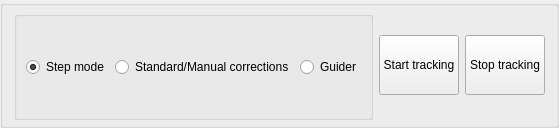
        <widget class="QGroupBox" name="gbStateControl">
         <property name="title">
          <string/>
         </property>
         <layout class="QGridLayout" name="gridLayout_3">
          <property name="topMargin">
           <number>5</number>
          </property>
          <property name="bottomMargin">
           <number>5</number>
          </property>
          <property name="verticalSpacing">
           <number>15</number>
          </property>
          <item row="0" column="0">
           <widget class="QGroupBox" name="groupBox">
            <property name="title">
             <string/>
            </property>
            <layout class="QGridLayout" name="gridLayout_6">
             <property name="topMargin">
              <number>0</number>
             </property>
             <property name="bottomMargin">
              <number>0</number>
             </property>
             <item row="1" column="1">
              <widget class="QRadioButton" name="rbStandardSpeed">
               <property name="sizePolicy">
                <sizepolicy hsizetype="Minimum" vsizetype="Preferred">
                 <horstretch>0</horstretch>
                 <verstretch>0</verstretch>
                </sizepolicy>
               </property>
               <property name="text">
                <string>Standard/Manual corrections</string>
               </property>
              </widget>
             </item>
             <item row="0" column="1">
              <spacer name="verticalSpacer_2">
               <property name="orientation">
                <enum>Qt::Vertical</enum>
               </property>
               <property name="sizeType">
                <enum>QSizePolicy::Preferred</enum>
               </property>
               <property name="sizeHint" stdset="0">
                <size>
                 <width>20</width>
                 <height>40</height>
                </size>
               </property>
              </spacer>
             </item>
             <item row="1" column="0">
              <widget class="QRadioButton" name="rbStandard">
               <property name="sizePolicy">
                <sizepolicy hsizetype="Minimum" vsizetype="Preferred">
                 <horstretch>0</horstretch>
                 <verstretch>0</verstretch>
                </sizepolicy>
               </property>
               <property name="text">
                <string>Step mode</string>
               </property>
               <property name="checked">
                <bool>true</bool>
               </property>
              </widget>
             </item>
             <item row="1" column="2">
              <widget class="QRadioButton" name="rbGuider">
               <property name="enabled">
                <bool>true</bool>
               </property>
               <property name="sizePolicy">
                <sizepolicy hsizetype="Minimum" vsizetype="Preferred">
                 <horstretch>0</horstretch>
                 <verstretch>0</verstretch>
                </sizepolicy>
               </property>
               <property name="text">
                <string>Guider</string>
               </property>
              </widget>
             </item>
             <item row="2" column="0">
              <spacer name="verticalSpacer_3">
               <property name="orientation">
                <enum>Qt::Vertical</enum>
               </property>
               <property name="sizeType">
                <enum>QSizePolicy::Preferred</enum>
               </property>
               <property name="sizeHint" stdset="0">
                <size>
                 <width>20</width>
                 <height>40</height>
                </size>
               </property>
              </spacer>
             </item>
            </layout>
           </widget>
          </item>
          <item row="0" column="2">
           <widget class="QPushButton" name="btStop">
            <property name="minimumSize">
             <size>
              <width>80</width>
              <height>60</height>
             </size>
            </property>
            <property name="maximumSize">
             <size>
              <width>16777215</width>
              <height>16777215</height>
             </size>
            </property>
            <property name="text">
             <string>Stop tracking</string>
            </property>
           </widget>
          </item>
          <item row="0" column="1">
           <widget class="QPushButton" name="btStart">
            <property name="minimumSize">
             <size>
              <width>80</width>
              <height>60</height>
             </size>
            </property>
            <property name="maximumSize">
             <size>
              <width>16777215</width>
              <height>16777215</height>
             </size>
            </property>
            <property name="text">
             <string>Start tracking</string>
            </property>
           </widget>
          </item>
         </layout>
        </widget>
